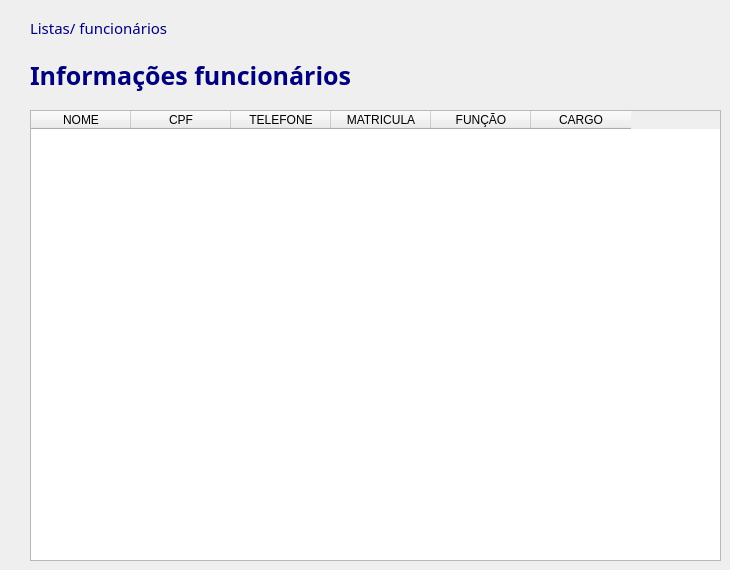
      <widget class="QWidget" name="pg_listas_funcionarios">
       <widget class="QTableWidget" name="tableWidget_4">
        <property name="geometry">
         <rect>
          <x>30</x>
          <y>110</y>
          <width>691</width>
          <height>451</height>
         </rect>
        </property>
        <column>
         <property name="text">
          <string>NOME</string>
         </property>
        </column>
        <column>
         <property name="text">
          <string>CPF</string>
         </property>
        </column>
        <column>
         <property name="text">
          <string>TELEFONE</string>
         </property>
        </column>
        <column>
         <property name="text">
          <string>MATRICULA</string>
         </property>
        </column>
        <column>
         <property name="text">
          <string>FUNÇÃO</string>
         </property>
        </column>
        <column>
         <property name="text">
          <string>CARGO</string>
         </property>
        </column>
       </widget>
       <widget class="QLabel" name="label_14">
        <property name="geometry">
         <rect>
          <x>30</x>
          <y>12</y>
          <width>151</width>
          <height>31</height>
         </rect>
        </property>
        <property name="styleSheet">
         <string notr="true">QLabel {
	font: 15px Montserrat, sans-serif;
	font-weight: normal;
	border-radius: 10px;
	color: rgb(0, 0, 127);
}</string>
        </property>
        <property name="text">
         <string>Listas/ funcionários</string>
        </property>
       </widget>
       <widget class="QLabel" name="label_15">
        <property name="geometry">
         <rect>
          <x>30</x>
          <y>60</y>
          <width>341</width>
          <height>31</height>
         </rect>
        </property>
        <property name="styleSheet">
         <string notr="true">QLabel {
	font: 25px Montserrat, sans-serif;
	font-weight: bold;
	border-radius: 10px;
	color: rgb(0, 0, 127);
}</string>
        </property>
        <property name="text">
         <string>Informações funcionários</string>
        </property>
       </widget>
      </widget>
